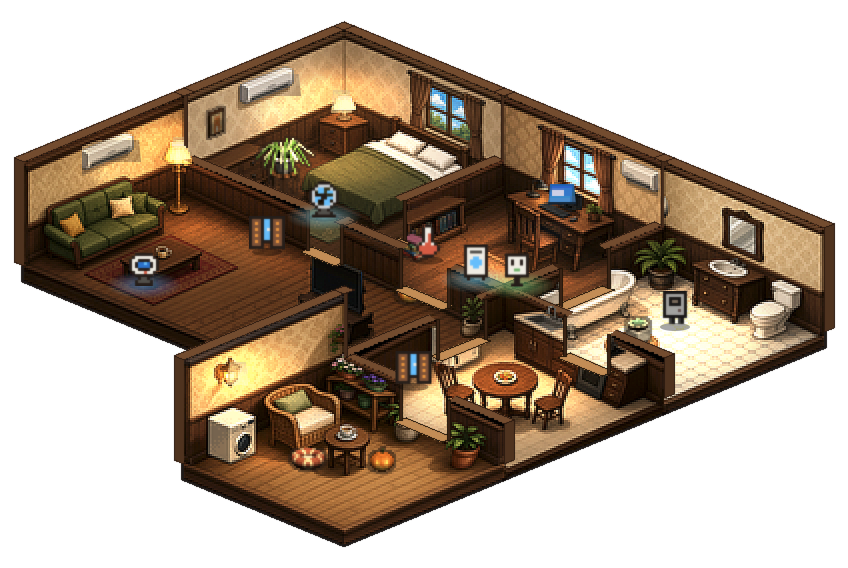
#> input picture doorway/style/cozy-wood-composed-day-lit.png, 1696 x 1136 px (shown at 1/2 size)
$ python -i pipeline.py   (imports and definitions only)
#> lines starting #> are read from the running program, lines starting #| are printed output that depends on the picture; after the words box and inside, x2 and y2 are one past the last pixel; in counts of white or black regions, pixels touching at a corner belong together
#> further down, picture is the input picture: PIL image 1696x1136 RGBA; mean R, G, B, A 62.2, 46.9, 31.2, 140.8
"""模块美术流水线（与整图 house-cutaway-* 同一套处理）：

  源图（生成器出的单房间剖面：全高墙版 + 切墙版，可选夜景版）
    → fit：按地板 / 两面后墙 / 地台四个平面做单应变换，贴到规范几何
    → pixelize：半分辨率 LANCZOS + 亮度/对比度 + NEAREST 放大（gen-house-cutaway-art.py 同参数）
    → night：用经典整图 day→night 学到的 3D LUT 调色（像素对齐），窗外换夜空
    → bake：gen-house-baked-lighting.py 的灯光函数烘焙 lit 版
"""
from __future__ import annotations
import importlib.util, json, sys
from pathlib import Path
import numpy as np
import cv2
from PIL import Image, ImageEnhance, ImageFilter
import sys; sys.path.insert(0, str(__import__("pathlib").Path(__file__).resolve().parent))
from geom import *

HERE = Path(__file__).resolve().parent
_spec = importlib.util.spec_from_file_location('bakelib', HERE.parent / 'gen-house-baked-lighting.py')
# [1 line not run here, left out]

# ---------- pixelize（与 gen-house-cutaway-art.py 一致） ----------
def pixelize_rgba(im: Image.Image, brightness=0.96, contrast=1.05) -> Image.Image:
    """输入 2x 规范尺寸 RGBA，输出 1x、PX=2 像素格。"""
#> called with brightness = 0.96, contrast = 1.05
    w2, h2 = im.size
#> w2 = 1696; h2 = 1136
    w, h = w2 // 2, h2 // 2
#> w = 848; h = 568
    rgb = im.convert('RGB').resize((w // 2, h // 2), Image.Resampling.LANCZOS)
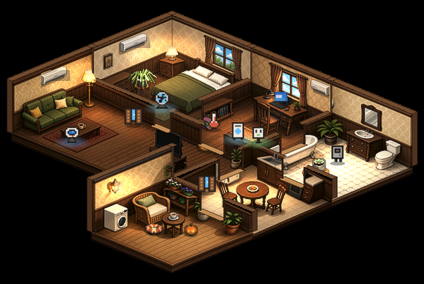
#> rgb: PIL image 424x284 RGB; mean R, G, B 62.2, 46.9, 31.2
    rgb = ImageEnhance.Brightness(rgb).enhance(brightness)
    rgb = ImageEnhance.Contrast(rgb).enhance(contrast)
    rgb = rgb.resize((w, h), Image.Resampling.NEAREST).filter(ImageFilter.SHARPEN)
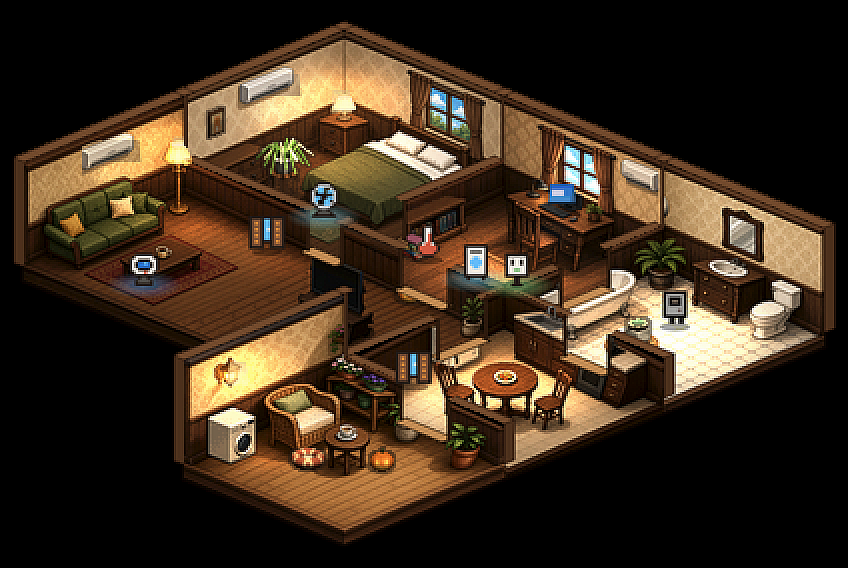
#> rgb: PIL image 848x568 RGB; mean R, G, B 60.8, 45.5, 29.8
    a = im.getchannel('A').resize((w // 2, h // 2), Image.Resampling.BOX)
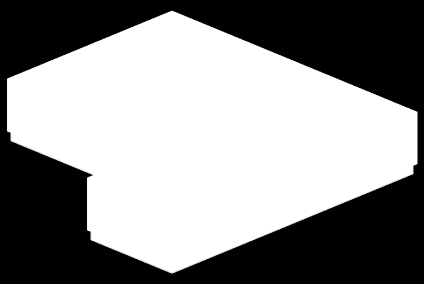
#> a: PIL image 424x284 L; min 0, max 255, mean 140.8
    a = a.point(lambda v: 255 if v >= 128 else 0).resize((w, h), Image.Resampling.NEAREST)
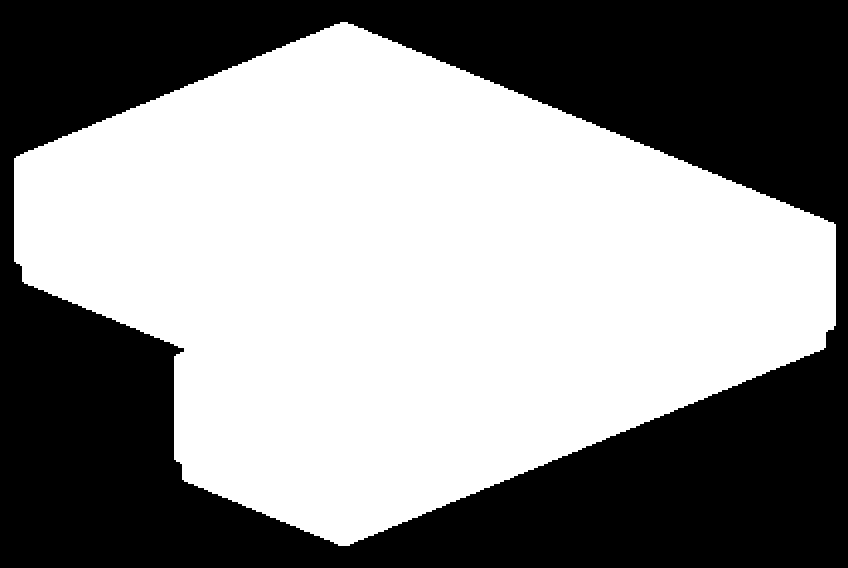
#> a: PIL image 848x568 L; 55.2% white; 1 black region, box (x1, y1, x2, y2) and area: (0, 0, 848, 568) 215636
    out = rgb.convert('RGBA'); out.putalpha(a)
#> after `out.putalpha(a)`:
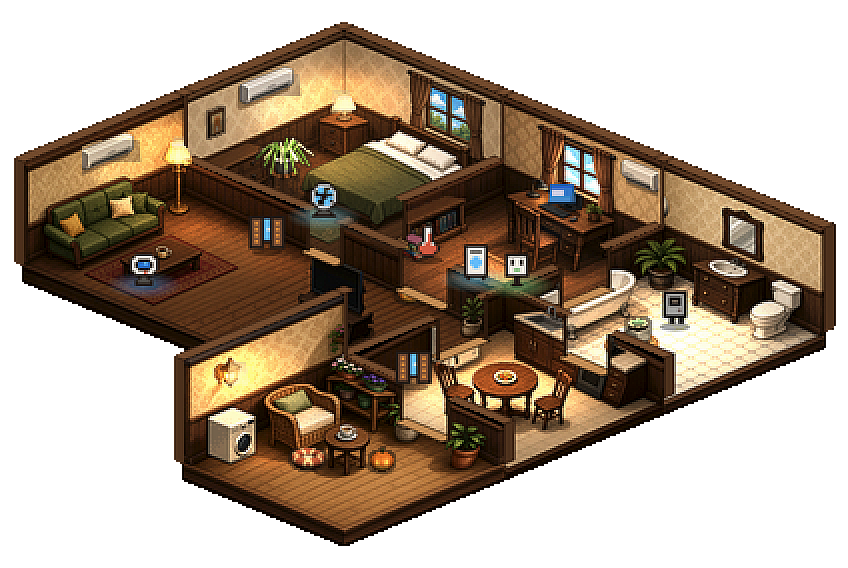
#> out: PIL image 848x568 RGBA; mean R, G, B, A 60.8, 45.5, 29.8, 140.8; transparent parts drawn white
    return out

# ---------- night LUT（经典整图 day-base → night-base） ----------
_LUT = None
NIGHT_LUT = Path(__file__).resolve().parents[2] / 'assets/house/modules/night-lut.npz'

# [142 lines left out: functions night_lut, apply_night, detect_corners, planes_src, planes_dst, region_masks and 2 more, not called in this run]

CUT_BG_LUM = 9  # 剖面版：墙区里和外部连通、比这更暗的像素算背景
BLEND = 36  # 墙区靠近地板后沿的一条带里，坐标场从“地面”平滑过渡到“墙面”，挡在墙前的家具不会在后沿处折断

# [42 lines left out: functions _extrude, warp_to_canonical, not called in this run]

FRINGE_LUM = 24

# [131 lines left out: functions cut_alpha, align_to, floor_region_mask, map_corners, bake_module, paint_ac and 2 more, not called in this run]

>>> from PIL import Image
>>> picture = Image.open('../../doorway/style/cozy-wood-composed-day-lit.png')
>>> result = pixelize_rgba(picture)

$ run again, on doorway/style/modern-composed-day-lit.png
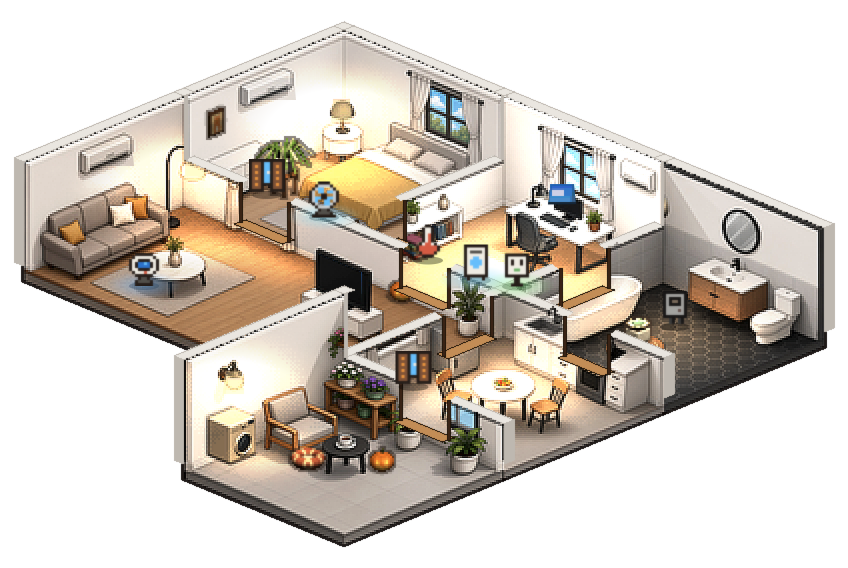
#> input picture doorway/style/modern-composed-day-lit.png, 1696 x 1136 px (shown at 1/2 size)
#> picture is the input picture: PIL image 1696x1136 RGBA; mean R, G, B, A 96.7, 89.3, 80.2, 140.8
#> in pixelize_rgba, `rgb = rgb.resize((w, h), Image.Resampling.NEAREST).filter(ImageFilter...`:
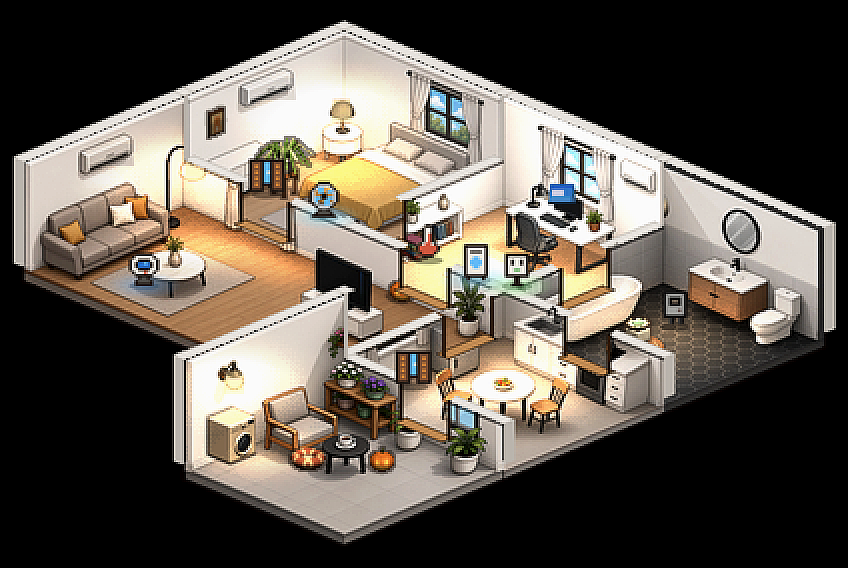
#> rgb: PIL image 848x568 RGB; mean R, G, B 94.4, 87.1, 78.1
#> in pixelize_rgba, `out.putalpha(a)`:
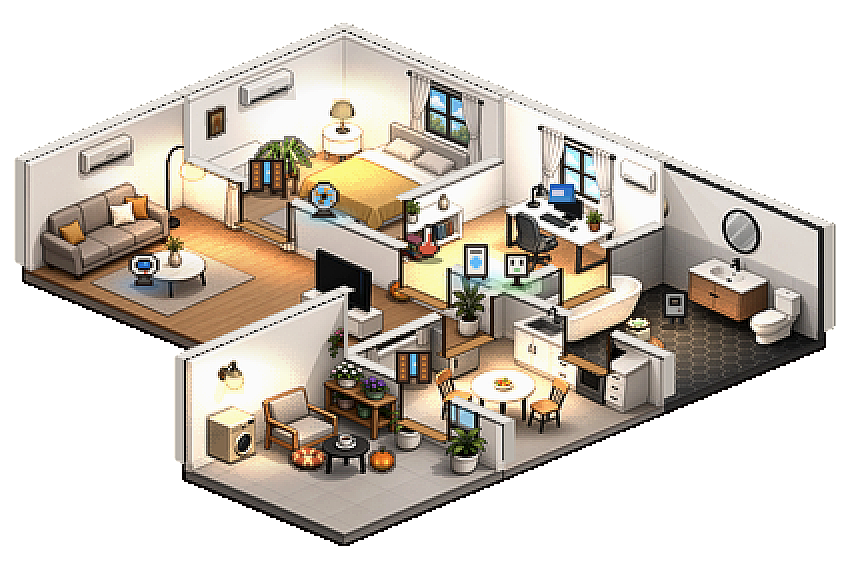
#> out: PIL image 848x568 RGBA; mean R, G, B, A 94.4, 87.1, 78.1, 140.8; transparent parts drawn white

$ run again, on doorway/style/modern-composed-night-lit.png
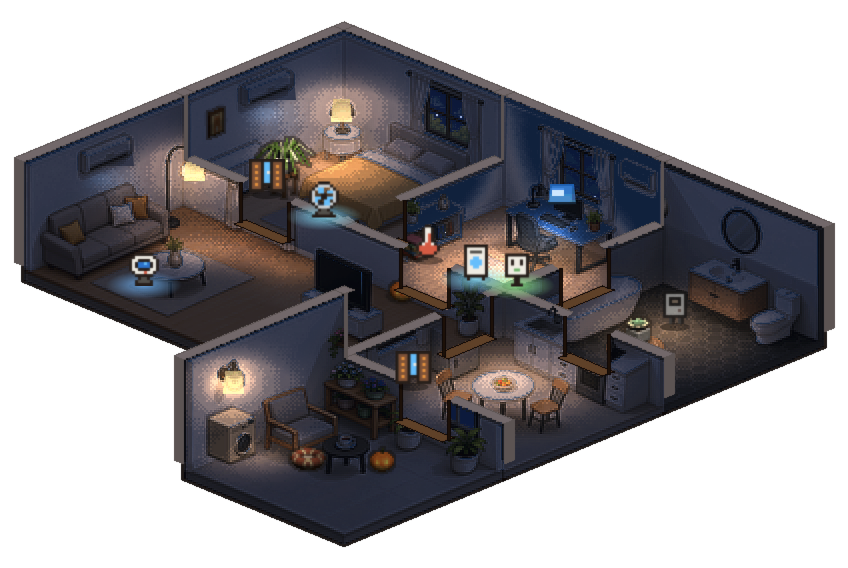
#> input picture doorway/style/modern-composed-night-lit.png, 1696 x 1136 px (shown at 1/2 size)
#> picture is the input picture: PIL image 1696x1136 RGBA; mean R, G, B, A 36.1, 33.7, 36.4, 140.8
#> in pixelize_rgba, `rgb = im.convert('RGB').resize((w // 2, h // 2), Image.Resampling.LANC..`:
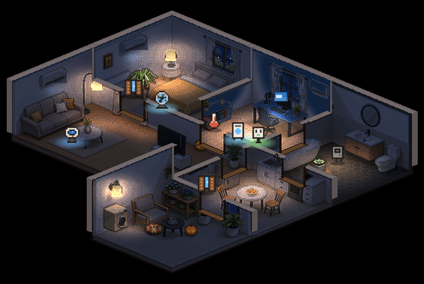
#> rgb: PIL image 424x284 RGB; mean R, G, B 36.2, 33.7, 36.4
#> in pixelize_rgba, `out.putalpha(a)`:
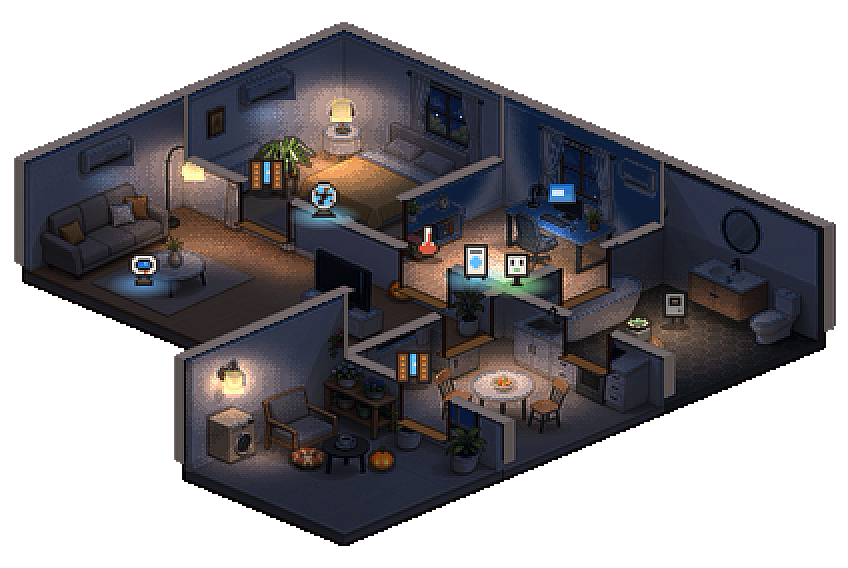
#> out: PIL image 848x568 RGBA; mean R, G, B, A 35.1, 32.6, 35.3, 140.8; transparent parts drawn white
